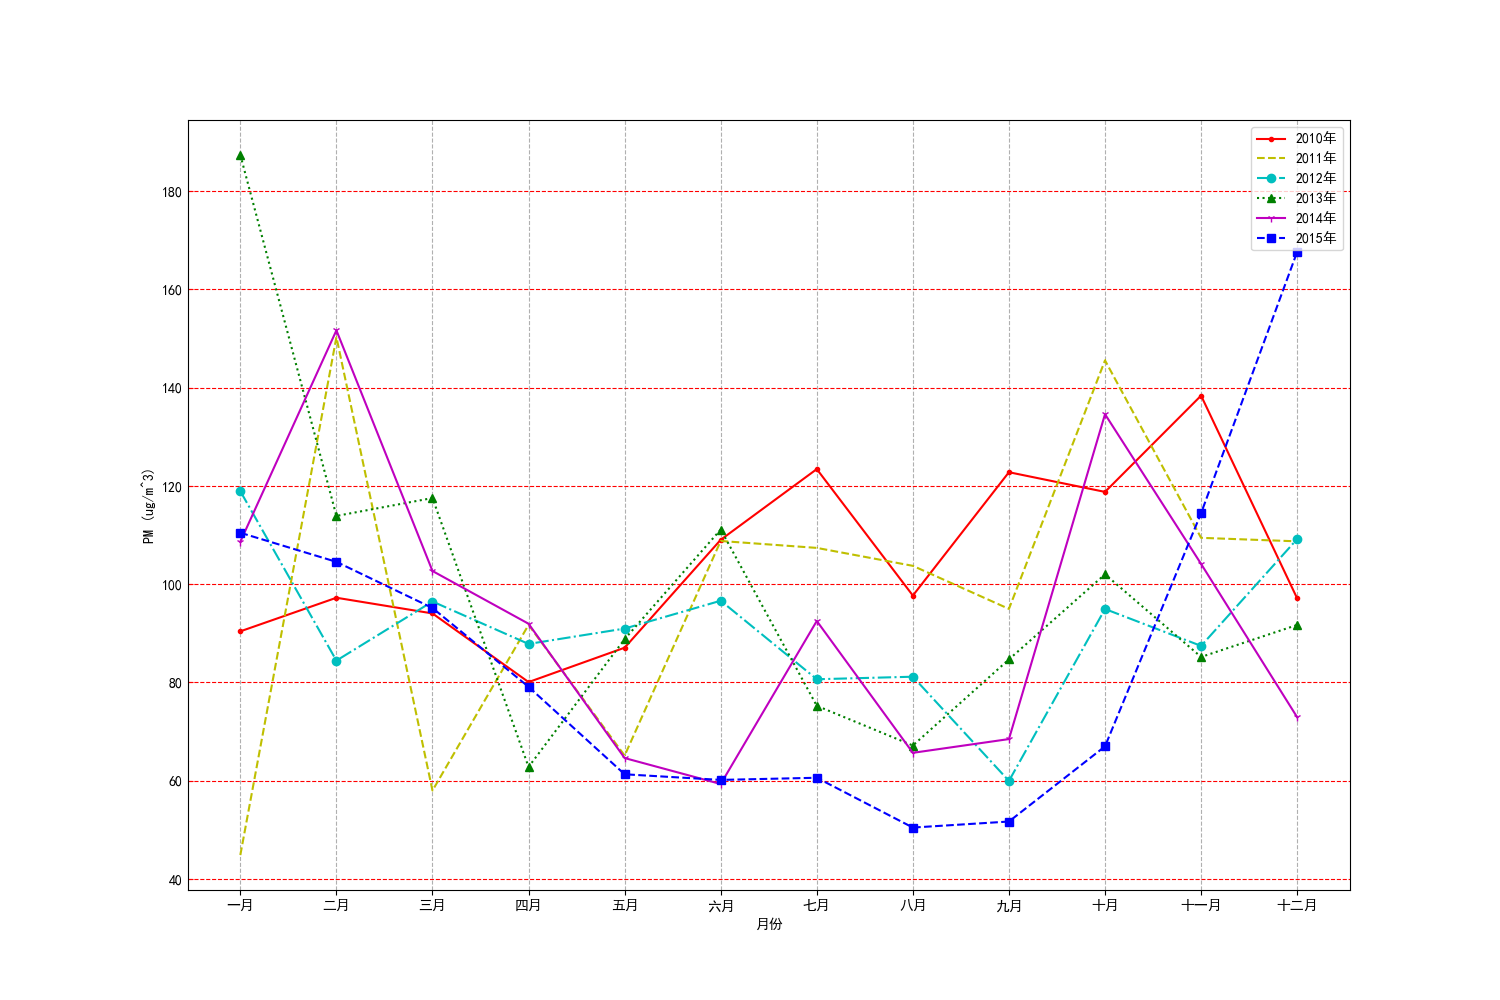

The Python source for this figure:
import matplotlib.pyplot as plt
import pandas as pd
import numpy as np

months = ['一月', '二月', '三月', '四月', '五月', '六月', '七月', '八月', '九月', '十月', '十一月', '十二月']
years = ['2010年', '2011年', '2012年', '2013年', '2014年', '2015年']
df = pd.read_csv('BeijingPM20100101_20151231.csv')

plt.figure(figsize=(15, 10))

matrix = np.zeros((6, 12))
plt.rcParams['font.sans-serif'] = ['SimHei']  # 显示中文
# 获取每年每月的 PM 平均数
for year in range(2010, 2016):
    for month in range(1, 13):
        x = year - 2010
        y = month - 1
        year_mask = df['year'] == year
        month_mask = df['month'] == month
        mask = year_mask & month_mask
        data = df.loc[mask]
        a = []
        if not np.isnan(data['PM_Dongsi'].mean()):
            a.append(data['PM_Dongsi'].mean())
        if not np.isnan(data['PM_Nongzhanguan'].mean()):
            a.append(data['PM_Nongzhanguan'].mean())
        if not np.isnan(data['PM_Dongsihuan'].mean()):
            a.append(data['PM_Dongsihuan'].mean())
        if not np.isnan(data['PM_US Post'].mean()):
            a.append(data['PM_US Post'].mean())
        ave = np.mean(a)
        matrix[x][y] = ave

plt.xlabel('月份')
plt.ylabel('PM (ug/m^3)')
colors = ['.r-', ',y--', 'oc-.', '^g:', '1m-', 'sb--']
lines = []
for i in range(6):
    p, = plt.plot(months, matrix[i], colors[i])
    lines.append(p)
plt.legend(lines, years, loc='upper right')
plt.grid(linestyle='--')
plt.tick_params(axis='y', direction='in', color='r', grid_color='r')
plt.savefig('visual_5.png')
plt.show()
